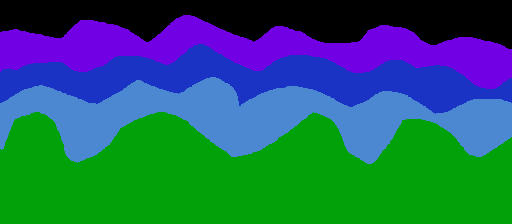

A 2D game scene composited from a Tiled map and its tileset images. What follows is a short description and the map's XML, with every tile layer's data as written:
An orthogonal 32x14 tile map with 16x16 px tiles, 1 tile layer (Tile Layer 1).

<map version="1.2" tiledversion="1.3.0" orientation="orthogonal" renderorder="right-down" compressionlevel="-1" width="32" height="14" tilewidth="16" tileheight="16" infinite="0" nextlayerid="2" nextobjectid="1">
 <tileset firstgid="1" source="hill.tsx" />
 <layer id="1" name="Tile Layer 1" width="32" height="14">
  <data encoding="csv">
1,2,3,4,5,6,7,8,9,10,11,12,13,14,15,16,17,18,19,20,21,22,23,24,25,26,27,28,29,30,31,32,
33,34,35,36,37,38,39,40,41,42,43,44,45,46,47,48,49,50,51,52,53,54,55,56,57,58,59,60,61,62,63,64,
65,66,67,68,69,70,71,72,73,74,75,76,77,78,79,80,81,82,83,84,85,86,87,88,89,90,91,92,93,94,95,96,
97,98,99,100,101,102,103,104,105,106,107,108,109,110,111,112,113,114,115,116,117,118,119,120,121,122,123,124,125,126,127,128,
129,130,131,132,133,134,135,136,137,138,139,140,141,142,143,144,145,146,147,148,149,150,151,152,153,154,155,156,157,158,159,160,
161,162,163,164,165,166,167,168,169,170,171,172,173,174,175,176,177,178,179,180,181,182,183,184,185,186,187,188,189,190,191,192,
193,194,195,196,197,198,199,200,201,202,203,204,205,206,207,208,209,210,211,212,213,214,215,216,217,218,219,220,221,222,223,224,
225,226,227,228,229,230,231,232,233,234,235,236,237,238,239,240,241,242,243,244,245,246,247,248,249,250,251,252,253,254,255,256,
257,258,259,260,261,262,263,264,265,266,267,268,269,270,271,272,273,274,275,276,277,278,279,280,281,282,283,284,285,286,287,288,
289,290,291,292,293,294,295,296,297,298,299,300,301,302,303,304,305,306,307,308,309,310,311,312,313,314,315,316,317,318,319,320,
321,322,323,324,325,326,327,328,329,330,331,332,333,334,335,336,337,338,339,340,341,342,343,344,345,346,347,348,349,350,351,352,
258,258,258,258,258,258,258,258,258,258,258,258,258,258,258,258,258,258,258,258,258,258,258,258,258,258,258,258,258,258,258,258,
258,258,258,258,258,258,258,258,258,258,258,258,258,258,258,258,258,258,258,258,258,258,258,258,258,258,258,258,258,258,258,258,
258,258,258,258,258,258,258,258,258,258,258,258,258,258,258,258,258,258,258,258,258,258,258,258,258,258,258,258,258,258,258,258
</data>
 </layer>
</map>
